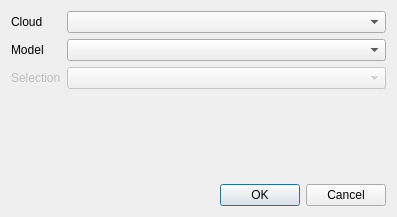
<?xml version="1.0" encoding="UTF-8"?>
<ui version="4.0">
 <class>AddNewSeries</class>
 <widget class="QDialog" name="AddNewSeries">
  <property name="geometry">
   <rect>
    <x>0</x>
    <y>0</y>
    <width>397</width>
    <height>217</height>
   </rect>
  </property>
  <property name="windowTitle">
   <string>Dialog</string>
  </property>
  <layout class="QGridLayout" name="gridLayout">
   <item row="0" column="0">
    <layout class="QFormLayout" name="formLayout">
     <property name="fieldGrowthPolicy">
      <enum>QFormLayout::AllNonFixedFieldsGrow</enum>
     </property>
     <item row="0" column="0">
      <widget class="QLabel" name="label">
       <property name="text">
        <string>Cloud</string>
       </property>
      </widget>
     </item>
     <item row="0" column="1">
      <widget class="ObjectSelectionComboBox" name="comboCloud"/>
     </item>
     <item row="1" column="0">
      <widget class="QLabel" name="label_2">
       <property name="text">
        <string>Model</string>
       </property>
      </widget>
     </item>
     <item row="1" column="1">
      <widget class="ObjectSelectionComboBox" name="comboModel"/>
     </item>
     <item row="2" column="1">
      <widget class="ObjectSelectionComboBox" name="comboArea">
       <property name="enabled">
        <bool>false</bool>
       </property>
      </widget>
     </item>
     <item row="2" column="0">
      <widget class="QLabel" name="label_3">
       <property name="enabled">
        <bool>false</bool>
       </property>
       <property name="text">
        <string>Selection</string>
       </property>
      </widget>
     </item>
    </layout>
   </item>
   <item row="1" column="0">
    <widget class="QDialogButtonBox" name="buttonBox">
     <property name="orientation">
      <enum>Qt::Horizontal</enum>
     </property>
     <property name="standardButtons">
      <set>QDialogButtonBox::Cancel|QDialogButtonBox::Ok</set>
     </property>
    </widget>
   </item>
  </layout>
 </widget>
 <customwidgets>
  <customwidget>
   <class>ObjectSelectionComboBox</class>
   <extends>QComboBox</extends>
   <header>qtHelper.h</header>
  </customwidget>
 </customwidgets>
 <resources/>
 <connections>
  <connection>
   <sender>buttonBox</sender>
   <signal>accepted()</signal>
   <receiver>AddNewSeries</receiver>
   <slot>accept()</slot>
   <hints>
    <hint type="sourcelabel">
     <x>248</x>
     <y>254</y>
    </hint>
    <hint type="destinationlabel">
     <x>157</x>
     <y>274</y>
    </hint>
   </hints>
  </connection>
  <connection>
   <sender>buttonBox</sender>
   <signal>rejected()</signal>
   <receiver>AddNewSeries</receiver>
   <slot>reject()</slot>
   <hints>
    <hint type="sourcelabel">
     <x>316</x>
     <y>260</y>
    </hint>
    <hint type="destinationlabel">
     <x>286</x>
     <y>274</y>
    </hint>
   </hints>
  </connection>
 </connections>
</ui>
